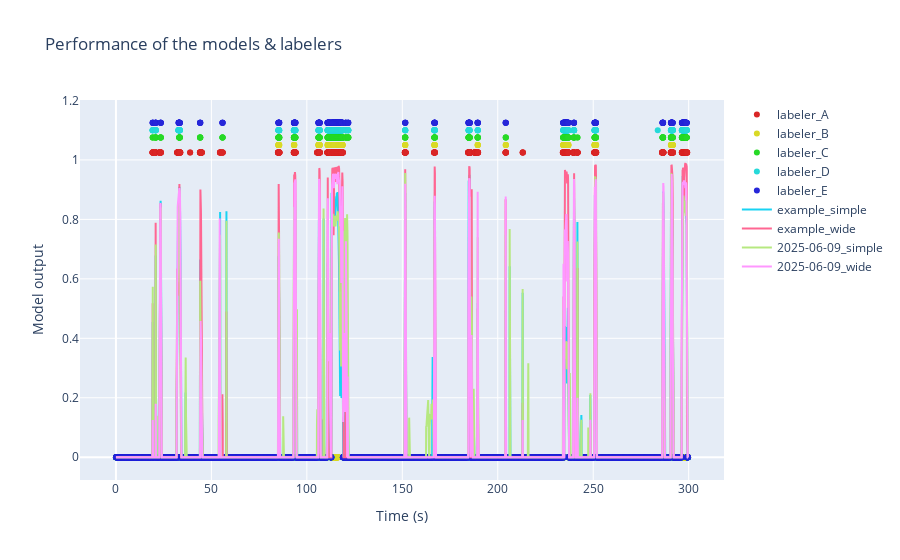

This figure's notebook cell:
### Markdown cell above
Also, we can see both the models and the labelers performance on an example video

### Code cell
example_folder_path = base / r'examples\colabeled_video'

labelers_example = {
    "labeler_A": "Example_labeler_A.csv",
    "labeler_B": "Example_labeler_B.csv",
    "labeler_C": "Example_labeler_C.csv",
    "labeler_D": "Example_labeler_D.csv",
    "labeler_E": "Example_labeler_E.csv"
}

rst.plot_performance_on_video(example_folder_path, model_paths, labelers_example, fps = 25, 
                              bodyparts = ['nose', 'left_ear', 'right_ear', 'head', 'neck', 'body'], 
                              targets = ['obj_1', 'obj_2'], plot_tgt = "obj_2")

### Figure 1 — Plotly figure (JSON) as saved in the notebook; plotly's stock layout.template omitted (floating-point values rounded to 4 significant figures; data arrays with more than 128 entries replaced by an {"elided": "..."} marker saying what was removed)
{"data": [{"marker": {"color": "hsl(0, 70%, 50%)"}, "mode": "markers", "name": "labeler_A", "type": "scatter", "x": {"elided": "7493 float values"}, "y": {"elided": "7493 float values"}}, {"marker": {"color": "hsl(60, 70%, 50%)"}, "mode": "markers", "name": "labeler_B", "type": "scatter", "x": {"elided": "7493 float values"}, "y": {"elided": "7493 float values"}}, {"marker": {"color": "hsl(120, 70%, 50%)"}, "mode": "markers", "name": "labeler_C", "type": "scatter", "x": {"elided": "7493 float values"}, "y": {"elided": "7493 float values"}}, {"marker": {"color": "hsl(180, 70%, 50%)"}, "mode": "markers", "name": "labeler_D", "type": "scatter", "x": {"elided": "7493 float values"}, "y": {"elided": "7493 float values"}}, {"marker": {"color": "hsl(240, 70%, 50%)"}, "mode": "markers", "name": "labeler_E", "type": "scatter", "x": {"elided": "7493 float values"}, "y": {"elided": "7493 float values"}}, {"line": {"width": 2}, "mode": "lines", "name": "example_simple", "type": "scatter", "x": {"elided": "7493 float values"}, "y": {"elided": "7493 float values"}}, {"line": {"width": 2}, "mode": "lines", "name": "example_wide", "type": "scatter", "x": {"elided": "7493 float values"}, "y": {"elided": "7493 float values"}}, {"line": {"width": 2}, "mode": "lines", "name": "2025-06-09_simple", "type": "scatter", "x": {"elided": "7493 float values"}, "y": {"elided": "7493 float values"}}, {"line": {"width": 2}, "mode": "lines", "name": "2025-06-09_wide", "type": "scatter", "x": {"elided": "7493 float values"}, "y": {"elided": "7493 float values"}}], "layout": {"showlegend": true, "title": {"text": "Performance of the models & labelers"}, "xaxis": {"title": {"text": "Time (s)"}}, "yaxis": {"title": {"text": "Model output"}}}}
